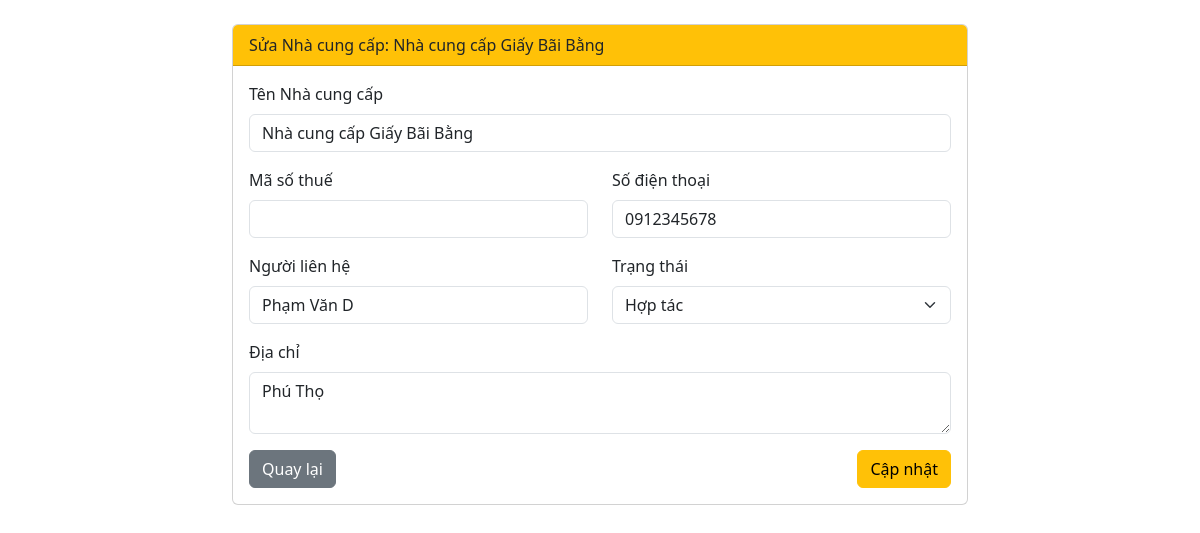
The app's page /edit.php?id=4 with its own data.
### tables this page shows
CREATE TABLE suppliers (
    id INT AUTO_INCREMENT PRIMARY KEY,
    supplier_name VARCHAR(120) NOT NULL,
    tax_code VARCHAR(30) NULL UNIQUE,  
    contact_name VARCHAR(120) NULL,
    phone VARCHAR(20) NULL,
    address VARCHAR(255) NULL,
    status TINYINT(1) DEFAULT 1,  
    created_at DATETIME DEFAULT CURRENT_TIMESTAMP,
    updated_at DATETIME DEFAULT CURRENT_TIMESTAMP ON UPDATE CURRENT_TIMESTAMP
);

### edit.php (the view, shortened to what this page needs)
<?php
require_once 'db.php';
$id = $_GET['id'];
$stmt = $conn->prepare("SELECT * FROM suppliers WHERE id = :id");
$stmt->execute([':id' => $id]);
$supplier = $stmt->fetch(PDO::FETCH_ASSOC);
$errors = [];
$data = $supplier;
?>
<!DOCTYPE html>
<html lang="vi">
<head>
    <link href="https://cdn.jsdelivr.net/npm/bootstrap@5.3.0/dist/css/bootstrap.min.css" rel="stylesheet">
</head>
<body class="container mt-4">
    <div class="row justify-content-center">
        <div class="col-md-8">
            <div class="card">
                <div class="card-header bg-warning text-dark">Sửa Nhà cung cấp: <?= htmlspecialchars($supplier['supplier_name']) ?></div>
                <div class="card-body">
                    <form action="" method="POST">
                        <div class="mb-3">
                            <label class="form-label">Tên Nhà cung cấp</label>
                            <input type="text" name="supplier_name" class="form-control <?= isset($errors['supplier_name']) ? 'is-invalid' : '' ?>"
                                   value="<?= htmlspecialchars($data['supplier_name']) ?>">
                        </div>
                        <div class="row">
                            <div class="col-md-6 mb-3">
                                <label class="form-label">Mã số thuế</label>
                                <input type="text" name="tax_code" class="form-control <?= isset($errors['tax_code']) ? 'is-invalid' : '' ?>"
                                       value="<?= htmlspecialchars($data['tax_code']) ?>">
                            </div>
                            <div class="col-md-6 mb-3">
                                <label class="form-label">Số điện thoại</label>
                                <input type="text" name="phone" class="form-control <?= isset($errors['phone']) ? 'is-invalid' : '' ?>"
                                       value="<?= htmlspecialchars($data['phone']) ?>">
                            </div>
                        </div>
                        <div class="row">
                            <div class="col-md-6 mb-3">
                                <label class="form-label">Người liên hệ</label>
                                <input type="text" name="contact_name" class="form-control" value="<?= htmlspecialchars($data['contact_name']) ?>">
                            </div>
                            <div class="col-md-6 mb-3">
                                <label class="form-label">Trạng thái</label>
                                <select name="status" class="form-select">
                                    <option value="1" <?= $data['status'] == 1 ? 'selected' : '' ?>>Hợp tác</option>
                                </select>
                            </div>
                        </div>
                        <div class="mb-3">
                            <label class="form-label">Địa chỉ</label>
                            <textarea name="address" class="form-control" rows="2"><?= htmlspecialchars($data['address']) ?></textarea>
                        </div>
                        <div class="d-flex justify-content-between">
                            <a href="index.php" class="btn btn-secondary">Quay lại</a>
                            <button type="submit" class="btn btn-warning">Cập nhật</button>
                        </div>
                    </form>
                </div>
            </div>
        </div>
    </div>
</body>
</html>

### records on screen
suppliers: supplier_name "Nhà cung cấp Giấy Bãi Bằng", phone "0912345678", contact_name "Phạm Văn D", status "Hợp tác", address "Phú Thọ"
